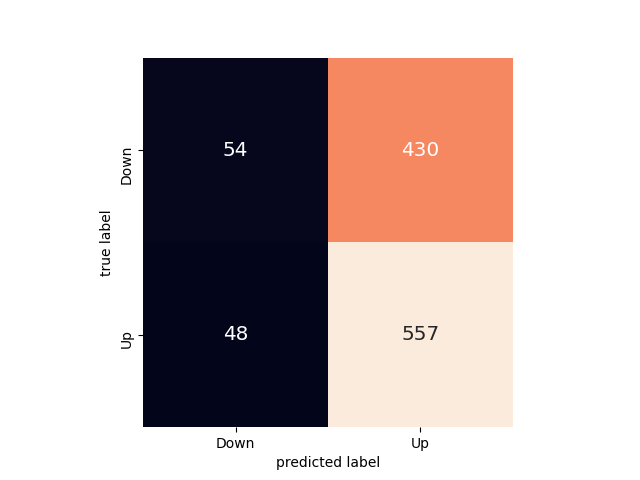

The Python source for this figure:
import pandas as pd
import numpy as np
import matplotlib.pyplot as plt
import seaborn as sns
weekly = pd.read_csv('dataset-95529.csv')
import statsmodels.api as sm
import statsmodels.formula.api as smf
#Data Changes#
endog = (weekly["Direction"] == "Up").astype("int64")
exog = sm.add_constant(weekly.drop(columns = ["Direction", "Year", "Today"]))

#use of Statsmodels for Confusion Matrix#
logit_stat_full = sm.Logit(endog, exog)
logit_stat_res_full = logit_stat_full.fit()

#Confusion matrix calculation#
matrix_full = pd.DataFrame(logit_stat_res_full.pred_table(), columns = ["Down", "Up"], index = ["Down", "Up"])

#Plotting Confusion matrix#
fig, ax = plt.subplots()
sns.heatmap(matrix_full, annot = True, cbar = False, ax = ax, fmt = "g", square = True, annot_kws = {"fontsize": "x-large"})
ax.set(xlabel = "predicted label", ylabel = "true label");
ax.figure.savefig('fullmodel.png')
